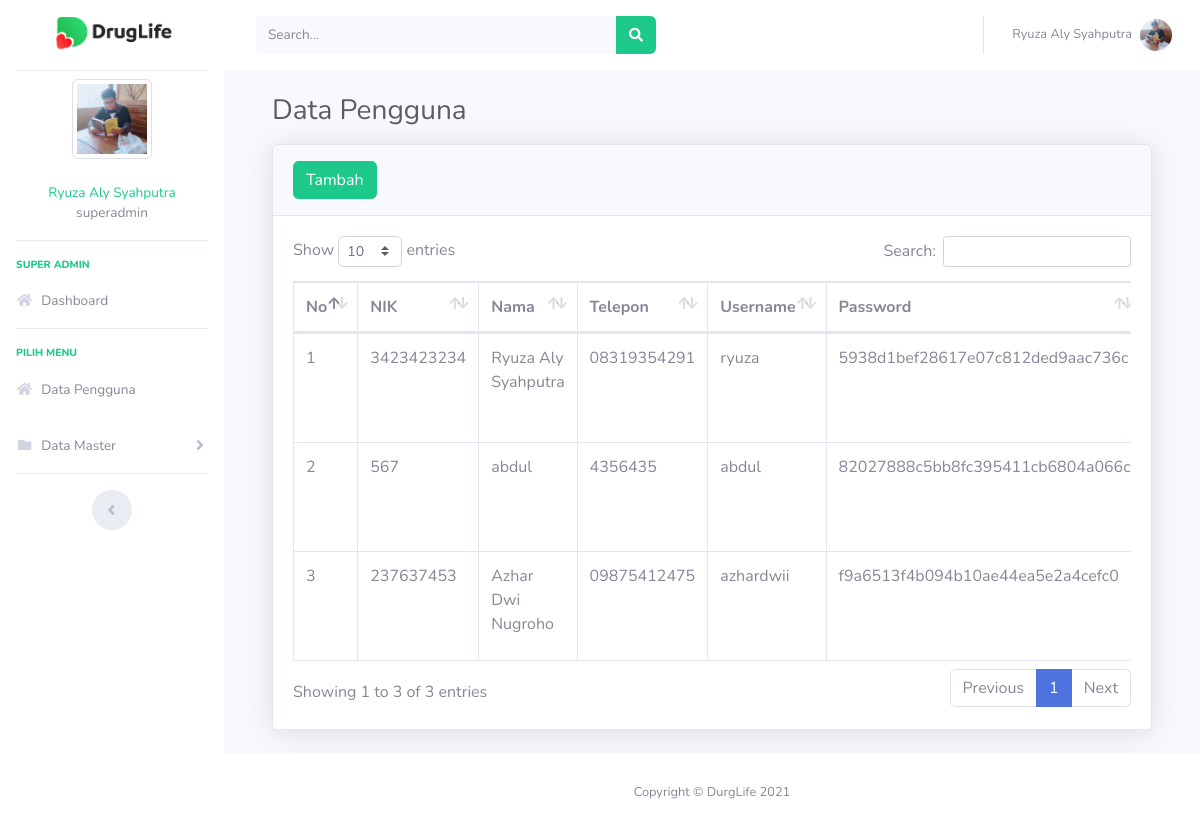
Page /index3.php?page=pengguna (signed in) on the committed database.
### tables this page shows
CREATE TABLE `users` (
  `id` int(11) NOT NULL,
  `nik` varchar(10) NOT NULL,
  `nama` varchar(100) NOT NULL,
  `alamat` varchar(200) NOT NULL,
  `telepon` varchar(100) NOT NULL,
  `username` varchar(100) NOT NULL,
  `password` varchar(100) NOT NULL,
  `level` varchar(25) NOT NULL DEFAULT 'member',
  `foto` varchar(25) NOT NULL
);

### page/pengguna/pengguna.php (the view, shortened to what this page needs)
<div class="container-fluid">
<h1 class="h3 mb-0 text-gray-800" style="margin-bottom: 3rem;">Data Pengguna</h1>
  <div class="card shadow mb-4" style="margin-top: 1rem;">
    <div class="card-header py-3">
      <a href="?page=pengguna&aksi=tambahpengguna" class="btn btn-success" >Tambah</a>
    </div>
    <div class="card-body">
      <div class="table-responsive">
        <table class="table table-bordered" id="dataTable" width="100%" cellspacing="0">
        <thead>
                                <tr>
			<th>No</th>
			<th>NIK</th>
			<th>Nama</th>
			<th>Telepon</th>
			<th>Username</th>
                                    <th>Password</th>
                                </tr>
		</thead>
          <tbody>
            <?php
	$no = 1;
	$sql = $koneksi->query("select * from users");
	while ($data = $sql->fetch_assoc()) {
	?>
                                <tr>
                                    <td><?php echo $no++; ?></td>
			<td><?php echo $data['nik'] ?></td>
			<td><?php echo $data['nama'] ?></td>
			<td><?php echo $data['telepon'] ?></td>
                                    <td><?php echo $data['username'] ?></td>
			<td><?php echo $data['password'] ?></td>
                                </tr>
	<?php }?>
		   </tbody>
                        </table>
      </div>
    </div>
  </div>
</div>

### index3.php (shortened to what this page needs)
<?php
	$koneksi = new mysqli("localhost","root","","obat");
	?>
<!DOCTYPE html>
<html lang="en">
<head>
  <link href="vendor/fontawesome-free/css/all.min.css" rel="stylesheet" type="text/css">
  <link href="css/sb-admin-2.min.css" rel="stylesheet">
  <link href="vendor/datatables/dataTables.bootstrap4.min.css" rel="stylesheet">
</head>
<body id="page-top">
  <div id="wrapper">
    <ul class="navbar-nav sidebar sidebar-light accordion" id="accordionSidebar">
    <a class="sidebar-brand d-flex align-items-center justify-content-center" href="index.html">
        <img src="img/logo1.png" alt="logo" width="120">
    </a>
      <hr class="sidebar-divider my-0">
 <?php
   if ($_SESSION['superadmin']) {
	   $user = $_SESSION['superadmin'];
   }
   $sql =$koneksi->query("select * from users where id='$user'");
   $data = $sql->fetch_assoc();
   ?>
    <li class="d-flex align-items-center justify-content-center">
        <a class="nav-link">
		 <img src="img/<?php echo $data['foto']?>" class="img-circle img-thumbnail" width="80" alt="User"/></a>
	  </li>
		 <li class="nav-item ">
        <a class="nav-link">
      <div class="d-flex align-items-center justify-content-center" class="name"> <span class="text-success fw-bold" ><?php echo  $data['nama'];?></span></div>
		 <div class="d-flex align-items-center justify-content-center" class="email"> <span class="fst-italic"><?php echo $data['level'];?></span></div>
		 </a>
      </li>
      <hr class="sidebar-divider">
      <div class="sidebar-heading">
        <span class="text-success" >Super Admin</span>
      </div>
      <li class="nav-item">
        <a class="nav-link" href="?page=home3">
          <i class="fas fa-fw fa-home"></i>
          <span>Dashboard</span></a>
      </li>
      <hr class="sidebar-divider">
      <div class="sidebar-heading">
      <span class="text-success" >Pilih Menu</span>
      </div>
	    <li class="nav-item">
        <a class="nav-link" href="?page=pengguna">
          <i class="fas fa-fw fa-home"></i>
          <span>Data Pengguna</span></a>
      </li>
	   <li class="nav-item">
        <a class="nav-link collapsed" href="#" data-toggle="collapse" data-target="#collapseData" aria-expanded="true" aria-controls="collapseData">
          <i class="fas fa-fw fa-folder"></i>
          <span>Data Master</span>
        </a>
      </li>
      <hr class="sidebar-divider d-none d-md-block">
      <div class="text-center d-none d-md-inline">
        <button class="rounded-circle border-0" id="sidebarToggle"></button>
      </div>
    </ul>
    <div id="content-wrapper" class="d-flex flex-column">
      <div id="content">
     <nav class="navbar navbar-expand navbar-light bg-white topbar mb-4 static-top">
 <form
                class="d-none d-sm-inline-block form-inline mr-auto ml-md-3 my-2 my-md-0 mw-100 navbar-search">
                <div class="input-group">
                    <input type="text" class="form-control bg-light border-0 small" placeholder="Search..."
                        aria-label="Search" aria-describedby="basic-addon2">
                    <div class="input-group-append">
                        <button class="btn btn-success" type="button">
                            <i class="fas fa-search fa-sm"></i>
                        </button>
                    </div>
                </div>
            </form>
            <ul class="navbar-nav ml-auto">
          <ul class="navbar-nav ml-auto">
            <li class="nav-item dropdown no-arrow">
                    <a class="nav-link dropdown-toggle" href="#" id="userDropdown" role="button"
                        data-toggle="dropdown" aria-haspopup="true" aria-expanded="false">
                        <span class="mr-2 d-none d-lg-inline text-gray-600 small"> <?php echo  $data['nama'];?></span>
                        <img class="img-profile rounded-circle"
                            src="img/<?php echo $data['foto']?>">
                    </a>
                </li>
          </ul>
        </nav>
        <div class="container-fluid">
		 <section class="content">
		      <?php
			   $page = $_GET['page'];
			   $aksi = $_GET['aksi'];
			   	if ($page == "pengguna") {
				   if ($aksi == "") {
					   include "page/pengguna/pengguna.php";
				   }
			   }
			   ?>
    </section>
</div>
   <footer class="sticky-footer bg-white">
    <div class="container my-auto">
        <div class="copyright text-center my-auto">
            <span>Copyright &copy; DurgLife 2021</span>
        </div>
    </div>
</footer>
    </div>
  </div>
  </div>
</body>
</html>

### rows in the picture
users: foto (placeholder picture), nama "Ryuza Aly Syahputra", level "superadmin", nik "3423423234", telepon "08319354291", username "ryuza", password "5938d1bef28617e07c812ded9aac736c"
users: nik "567", nama "abdul", telepon "4356435", username "abdul", password "82027888c5bb8fc395411cb6804a066c"
users: nik "237637453", nama "Azhar Dwi Nugroho", telepon "09875412475", username "azhardwii", password "f9a6513f4b094b10ae44ea5e2a4cefc0"
